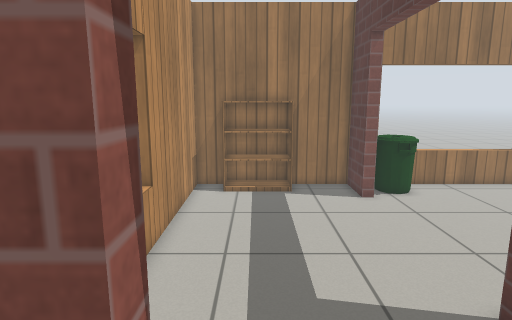
[1] (above)

19 first-person views from a walk through a Gazebo world. The camera is 1.2 m above the floor, tilts 10° down and sees 75° across. The floor is counted in squares, 0.25 m on a side. Each view is taken from the middle of a square. On the plan, view 1 faces up. The plan holds only what a view shows up to about 20 squares ahead; the rest is blank. The place goes on beyond the plan. Gazebo's built-in surfaces are drawn with simple patterns.

[2]
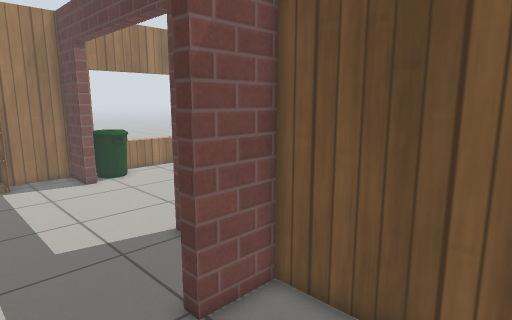

[3]
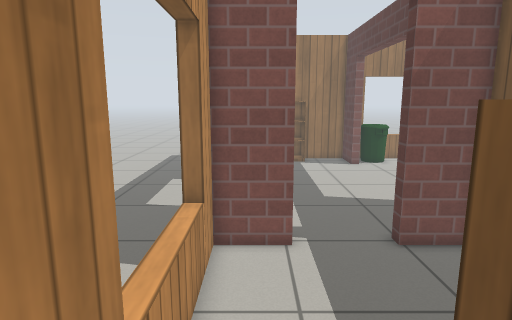

[4]
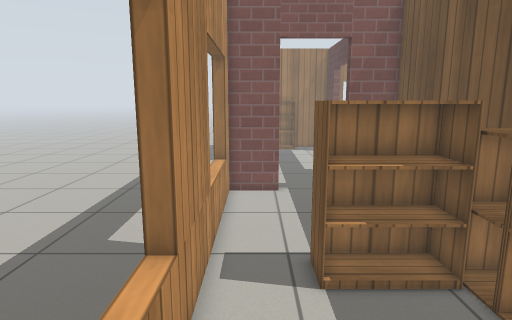

[5]
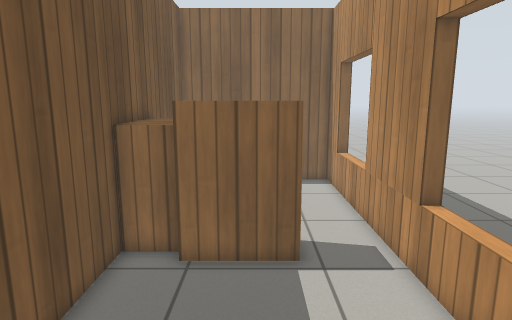

[6]
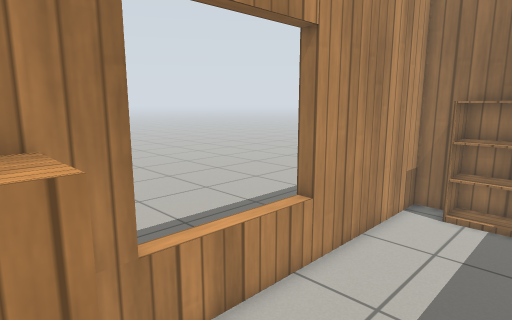

[7]
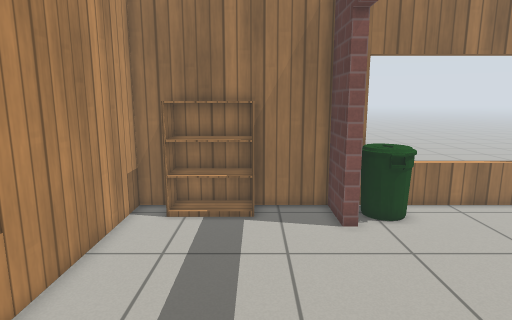

[8]
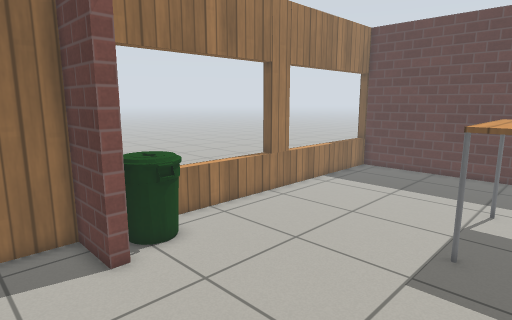

[9]
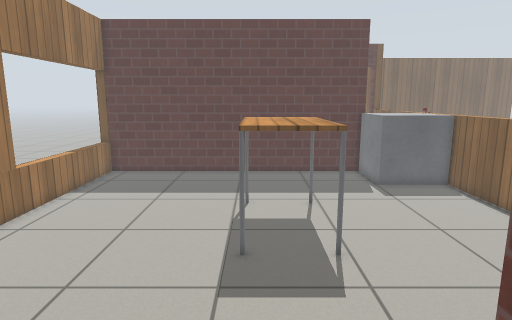

[10]
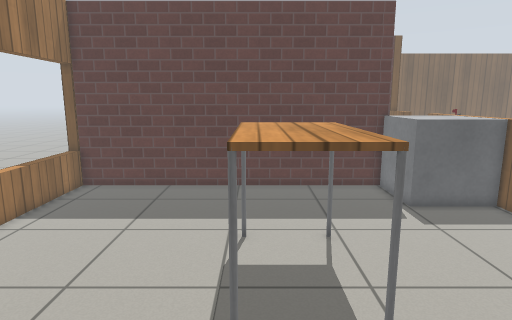

[11]
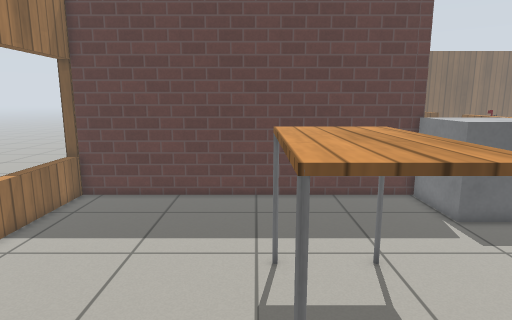

[12]
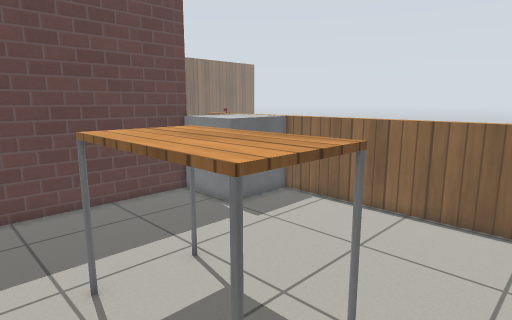

[13]
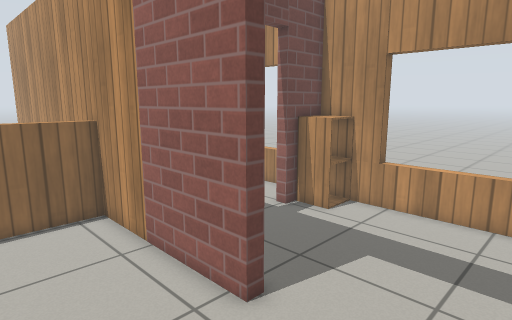

[14]
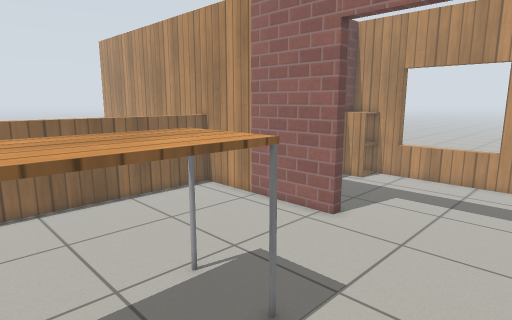

[15]
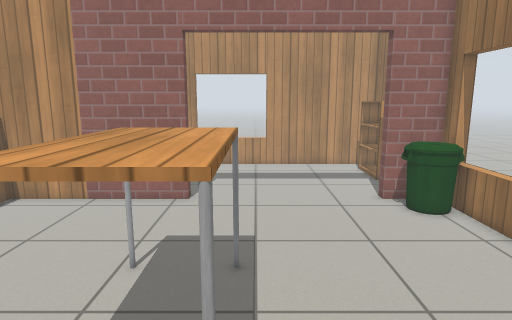

[16]
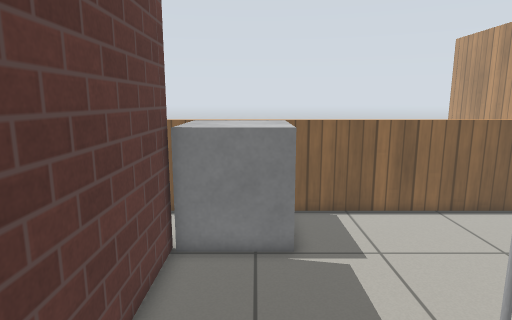

[17]
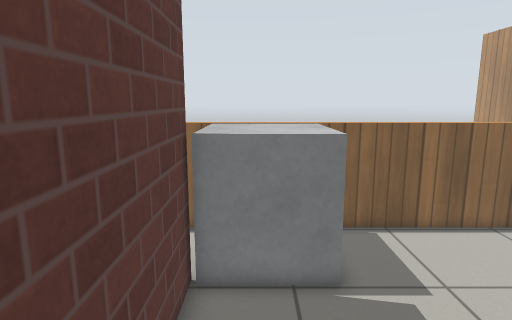

[18]
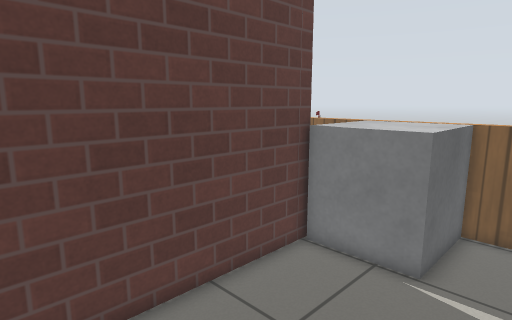

[19]
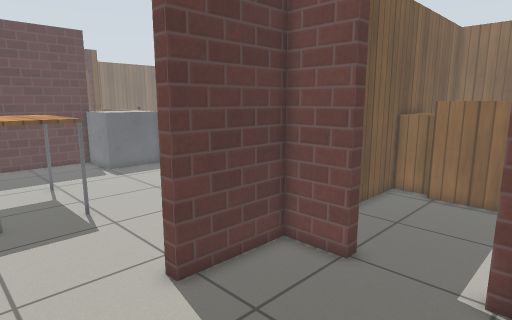

### Floor plan
Ten units are one square. View 1 is at (0, 0); x grows to the right and y downward. Boxes are objects, and circles mark ways between rooms. Rooms are numbered by the first view taken in them; rooms with no view inside come last. Other rooms are left out.
<svg viewBox="-40 -201 330 378">
<path fill="none" stroke="#000" d="M54 65 54 -16 28 -16M-8 -16 -34 -16 -34 172 54 172 54 114M54 -163 54 -190 15 -190M-14 -190 -34 -190 -34 -22 -8 -22M28 -22 54 -22 54 -66M60 -66 60 26M258 -15 258 -196M259 -190 60 -190 60 -163M255 22 285 22M59 22 225 22"/>
<rect x="-5" y="55" width="40" height="30" fill="#bbb"><title>bookshelf</title></rect>
<rect x="25" y="65" width="30" height="30" fill="#bbb"><title>cabinet</title></rect>
<rect x="35" y="85" width="20" height="30" fill="#bbb"><title>cabinet</title></rect>
<rect x="-35" y="-45" width="30" height="20" fill="#bbb"><title>cabinet</title></rect>
<rect x="-25" y="-195" width="50" height="30" fill="#bbb"><title>bookshelf</title></rect>
<rect x="65" y="-185" width="30" height="20" fill="#bbb"><title>bin</title></rect>
<rect x="125" y="-105" width="60" height="50" fill="#bbb"><title>table</title></rect>
<rect x="215" y="-25" width="50" height="50" fill="#bbb"><title>grey box</title></rect>
<circle cx="10" cy="-20" r="3" fill="#2a7"/>
<circle cx="55" cy="-115" r="3" fill="#2a7"/>
<text x="10" y="80">1</text>
<text x="10" y="-110">2</text>
<text x="160" y="-80">3</text>
</svg>
Room 1 opens to room 2. Room 2 opens to room 3.

Where each view was taken, in squares from view 1:
view 1: 0 up, 0 right, facing up
view 2: 4 down, 1 left, facing up-right
view 3: 9 down, 2 left, facing up
view 4: 16 down, 2 left, facing up
view 5: 3 up, 1 right, facing down
view 6: 3 up, 2 right, facing up-left
view 7: 4 up, 2 right, facing up
view 8: 7 up, 2 right, facing up-right
view 9: 9 up, 3 right, facing right
view 10: 9 up, 7 right, facing right
view 11: 10 up, 9 right, facing right
view 12: 12 up, 10 right, facing down-right
view 13: 12 up, 11 right, facing down-left
view 14: 14 up, 18 right, facing down-left
view 15: 10 up, 22 right, facing left
view 16: 12 up, 23 right, facing down
view 17: 10 up, 24 right, facing down
view 18: 11 up, 19 right, facing down-right
view 19: 11 up, 2 left, facing down-right
